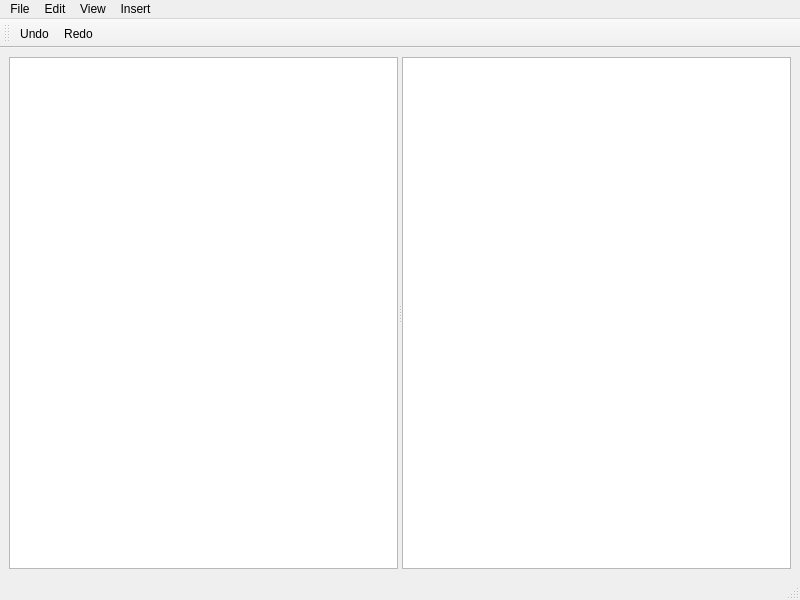
<?xml version="1.0" encoding="UTF-8"?>
<ui version="4.0">
 <class>MainWindow</class>
 <widget class="QMainWindow" name="MainWindow">
  <property name="geometry">
   <rect>
    <x>0</x>
    <y>0</y>
    <width>800</width>
    <height>600</height>
   </rect>
  </property>
  <property name="sizePolicy">
   <sizepolicy hsizetype="Expanding" vsizetype="Expanding">
    <horstretch>0</horstretch>
    <verstretch>0</verstretch>
   </sizepolicy>
  </property>
  <property name="windowTitle">
   <string>MainWindow</string>
  </property>
  <widget class="QWidget" name="centralwidget">
   <property name="sizePolicy">
    <sizepolicy hsizetype="Maximum" vsizetype="Maximum">
     <horstretch>0</horstretch>
     <verstretch>0</verstretch>
    </sizepolicy>
   </property>
   <layout class="QVBoxLayout" name="verticalLayout">
    <item>
     <widget class="QSplitter" name="splitter">
      <property name="orientation">
       <enum>Qt::Orientation::Horizontal</enum>
      </property>
      <property name="childrenCollapsible">
       <bool>false</bool>
      </property>
      <widget class="QTextEdit" name="textInput">
       <property name="enabled">
        <bool>true</bool>
       </property>
       <property name="maximumSize">
        <size>
         <width>16777215</width>
         <height>16777215</height>
        </size>
       </property>
      </widget>
      <widget class="QTextBrowser" name="preview">
       <property name="maximumSize">
        <size>
         <width>16777215</width>
         <height>16777215</height>
        </size>
       </property>
      </widget>
     </widget>
    </item>
   </layout>
  </widget>
  <widget class="QMenuBar" name="menubar">
   <property name="geometry">
    <rect>
     <x>0</x>
     <y>0</y>
     <width>800</width>
     <height>24</height>
    </rect>
   </property>
   <widget class="QMenu" name="menuMarkdown_Editor">
    <property name="title">
     <string>File</string>
    </property>
   </widget>
   <widget class="QMenu" name="menuEdit">
    <property name="title">
     <string>Edit</string>
    </property>
   </widget>
   <widget class="QMenu" name="menuView">
    <property name="title">
     <string>View</string>
    </property>
   </widget>
   <widget class="QMenu" name="menuInsert">
    <property name="title">
     <string>Insert</string>
    </property>
   </widget>
   <addaction name="menuMarkdown_Editor"/>
   <addaction name="menuEdit"/>
   <addaction name="menuView"/>
   <addaction name="menuInsert"/>
  </widget>
  <widget class="QStatusBar" name="statusbar"/>
  <widget class="QToolBar" name="toolBar">
   <property name="windowTitle">
    <string>toolBar</string>
   </property>
   <attribute name="toolBarArea">
    <enum>TopToolBarArea</enum>
   </attribute>
   <attribute name="toolBarBreak">
    <bool>false</bool>
   </attribute>
   <addaction name="undoButton"/>
   <addaction name="redoButton"/>
  </widget>
  <action name="undoButton">
   <property name="icon">
    <iconset theme="QIcon::ThemeIcon::EditUndo"/>
   </property>
   <property name="text">
    <string>Undo</string>
   </property>
   <property name="toolTip">
    <string>Undo last change</string>
   </property>
   <property name="shortcut">
    <string>Ctrl+Z</string>
   </property>
   <property name="menuRole">
    <enum>QAction::MenuRole::NoRole</enum>
   </property>
  </action>
  <action name="redoButton">
   <property name="icon">
    <iconset theme="QIcon::ThemeIcon::EditRedo"/>
   </property>
   <property name="text">
    <string>Redo</string>
   </property>
   <property name="toolTip">
    <string>Redo last change</string>
   </property>
   <property name="shortcut">
    <string>Ctrl+Y</string>
   </property>
   <property name="menuRole">
    <enum>QAction::MenuRole::NoRole</enum>
   </property>
  </action>
 </widget>
 <resources/>
 <connections/>
</ui>
